Frame 1 (no input): blank canvas, image omitted
Frame 60 (no input): blank canvas, image omitted
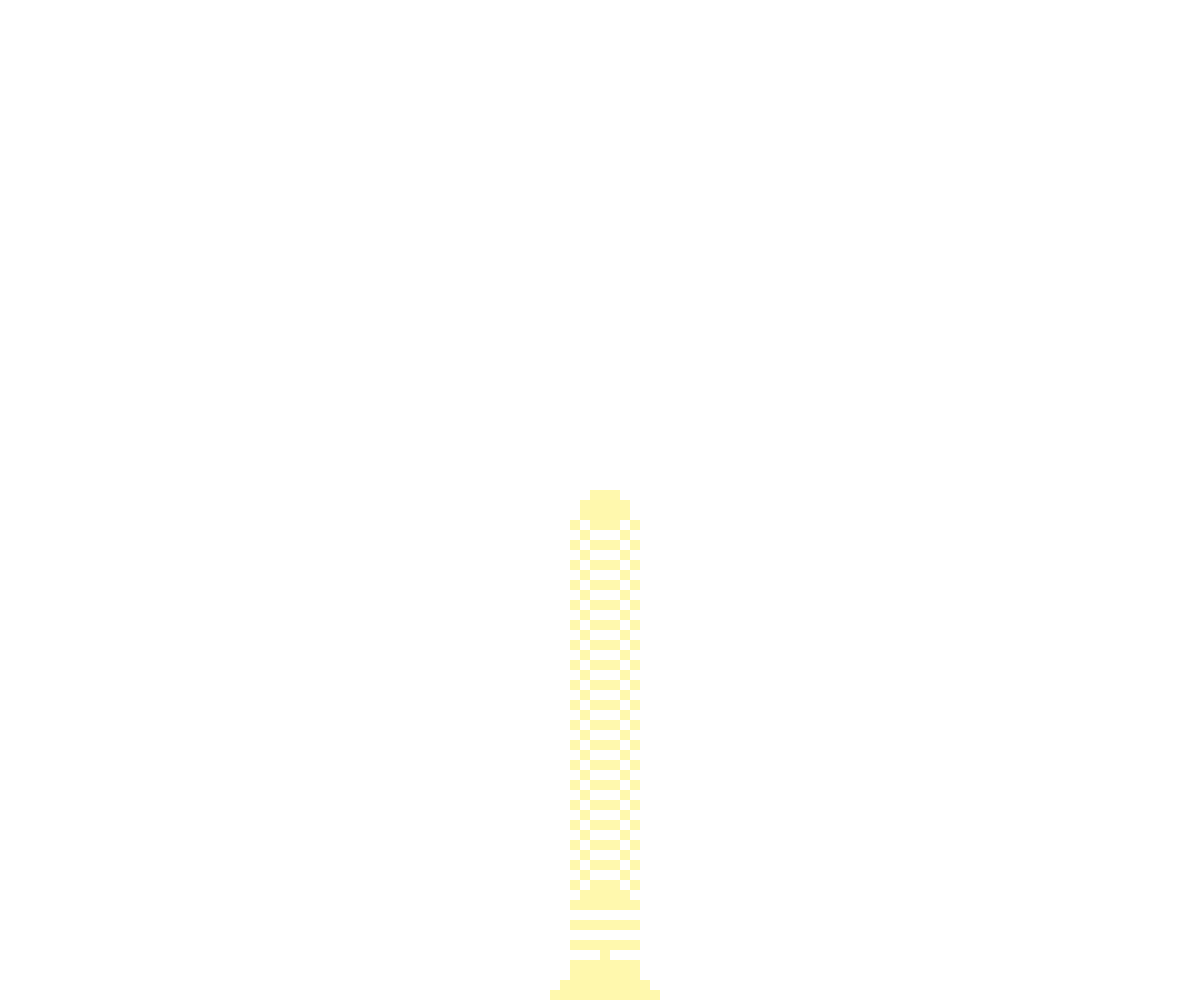
Frame 120 (the mouse pressed at the canvas centre since frame 60)

The p5.js sketch whose frames 1 and 60 were blank and that drew this single picture after the mouse press (run headless with seeded random() and noise() and a simulated clock; from frame 60 on, the mouse is pressed at the canvas centre):

// p5.js sketch
// ── sketch.js
p5.disableFriendlyErrors = true; // disables FES

var particleSize = 10;
var rows, columns;
var grid = [];

const blocks = 
{
	SAND: 1,
	STONE: 2,
	DIRT: 3,
	WATER: 4,
	LAVA: 5
};
var currentBlock;

function Iterate(grid, rows, columns)
{
	let tmp = grid.slice();
	for(let i = 0; i < rows; i++)
	for(let j = 0; j < columns; j++)
	{
		let currentIndex = j + i * columns;

		switch(grid[currentIndex])
		{
		// Sand and Dirt
		case 1:
		case 3:
			if(i + 1 < rows)
			{
				if(grid[currentIndex + columns] == 0)
				{
					tmp[currentIndex + columns] = tmp[currentIndex];
					tmp[currentIndex] = 0;
				} 
				else if(j > 0 && grid[currentIndex + columns - 1] == 0)
				{
					tmp[currentIndex + columns - 1] = tmp[currentIndex];
					tmp[currentIndex] = 0;
				} 
				else if(j + 1 < columns && grid[currentIndex + columns + 1] == 0)
				{
					tmp[currentIndex + columns + 1] = tmp[currentIndex];
					tmp[currentIndex] = 0;
				}
				else if(grid[currentIndex + columns] == 4 || grid[currentIndex + columns] == 5)
				{
					let tmpVal = tmp[currentIndex + columns];
					tmp[currentIndex + columns] = tmp[currentIndex];
					tmp[currentIndex] = tmpVal;
				} 
				else if(j > 0 && grid[currentIndex + columns - 1] == 4 || grid[currentIndex + columns - 1] == 5)
				{
					let tmpVal = tmp[currentIndex + columns - 1];
					tmp[currentIndex + columns - 1] = tmp[currentIndex];
					tmp[currentIndex] = tmpVal;
				} 
				else if(j + 1 < columns && grid[currentIndex + columns + 1] == 4 || grid[currentIndex + columns + 1] == 5)
				{
					let tmpVal = tmp[currentIndex + columns + 1];
					tmp[currentIndex + columns + 1] = tmp[currentIndex];
					tmp[currentIndex] = tmpVal;
				}
			}
			break;
		// Water and Lava
		case 4:
		case 5:
			if(i + 1 < rows)
			{
				if(grid[currentIndex + columns] == 0)
				{
					tmp[currentIndex + columns] = tmp[currentIndex];
					tmp[currentIndex] = 0;
				} 
				else if(j > 0 && grid[currentIndex + columns - 1] == 0)
				{
					tmp[currentIndex + columns - 1] = tmp[currentIndex];
					tmp[currentIndex] = 0;
				} 
				else if(j + 1 < columns && grid[currentIndex + columns + 1] == 0)
				{
					tmp[currentIndex + columns + 1] = tmp[currentIndex];
					tmp[currentIndex] = 0;
				} 
				else if(j > 0 && 
						 (grid[currentIndex + columns] == 5 && grid[currentIndex] == 4) ||
						 (grid[currentIndex + columns] == 4 && grid[currentIndex] == 5))
				{
					tmp[currentIndex + columns] = 2;
					tmp[currentIndex] = 0;
				} 
				else if(j > 0 && 
						 (grid[currentIndex + columns - 1] == 5 && grid[currentIndex] == 4) ||
						 (grid[currentIndex + columns - 1] == 4 && grid[currentIndex] == 5))
				{
					tmp[currentIndex + columns - 1] = 2;
					tmp[currentIndex] = 0;
				} 
				else if(j > 0 && 
						(grid[currentIndex + columns + 1] == 5 && grid[currentIndex] == 4)  ||
						(grid[currentIndex + columns + 1] == 4 && grid[currentIndex] == 5))
				{
					tmp[currentIndex + columns + 1] = 2;
					tmp[currentIndex] = 0;
				}
			}
			// Pick random direction to flow in
			let dirs = [-2, -1, 1, 2];
			let dir = dirs[Math.floor(Math.random() * dirs.length)];
			if(j + dir >= 0 && j + dir < columns && grid[currentIndex + dir] == 0 && tmp[currentIndex + dir] == 0)
			{
				tmp[currentIndex + dir] = tmp[currentIndex];
				tmp[currentIndex] = 0;
			}
			break;
		default:
			continue;
		};
	}

	return tmp;
}

function setup() 
{
	createCanvas(windowWidth, windowHeight);
	cursor(CROSS);

	rows = Math.ceil(windowHeight / particleSize);
	columns = Math.ceil(windowWidth / particleSize);

	for(let i = 0; i < rows*columns; i++)
		grid.push(0);

	currentBlock = blocks.SAND;
}

function draw()
{
	background(255);

	grid = Iterate(grid, rows, columns).slice();

	if(mouseIsPressed)
	{
		let currentPixelX = Math.floor(mouseX / (windowWidth / columns));
		let currentPixelY = Math.floor(mouseY / (windowHeight / rows));
		let currentIndex = currentPixelX + currentPixelY * columns;

		grid[currentIndex] = (!grid[currentIndex] ? currentBlock.valueOf() : grid[currentIndex]);
		if(currentPixelX - 1 >= 0)
		{
			grid[currentIndex - 1] = (!grid[currentIndex - 1] ? currentBlock.valueOf() : grid[currentIndex - 1]);
			grid[currentIndex - 1 + columns] = (!grid[currentIndex - 1 + columns] ? currentBlock.valueOf() : grid[currentIndex - 1 + columns]);
			grid[currentIndex - 1 - columns] = (!grid[currentIndex - 1 - columns] ? currentBlock.valueOf() : grid[currentIndex - 1 - columns]);
		}
		grid[currentIndex + columns] = (!grid[currentIndex + columns] ? currentBlock.valueOf() : grid[currentIndex + columns]);
		grid[currentIndex - columns] = (!grid[currentIndex - columns] ? currentBlock.valueOf() : grid[currentIndex - columns]);
		if(currentPixelX + 1 < columns)
		{
			grid[currentIndex + 1] = (!grid[currentIndex + 1] ? currentBlock.valueOf() : grid[currentIndex + 1]);
			grid[currentIndex + 1 + columns] = (!grid[currentIndex + 1 + columns] ? currentBlock.valueOf() : grid[currentIndex + 1 + columns]);
			grid[currentIndex + 1 - columns] = (!grid[currentIndex + 1 - columns] ? currentBlock.valueOf() : grid[currentIndex + 1 - columns]);
		}
	}

	if(keyIsPressed)
	{
		switch(key)
		{
		case '1':
			currentBlock = blocks.SAND;
			break;
		case '2':
			currentBlock = blocks.STONE;
			break;
		case '3':
			currentBlock = blocks.DIRT;
			break;
		case '4':
			currentBlock = blocks.WATER;
			break;
		case '5':
			currentBlock = blocks.LAVA;
			break;
		default:
		}
	}
	
	noStroke();
	
	let lastBlock = 0;
	for(let i = 0; i < rows; i++)
	for(let j = 0; j < columns; j++)
	{
		// Only update the color if block bolor is different than the last color
		if(lastBlock != grid[j + i * columns])
		switch(grid[j + i * columns])
		{
		case 1:
			fill(255, 248, 173);
			break;
		case 2:
			fill(145, 145, 144);
			break;
		case 3:
			fill(89, 65, 34);
			break;
		case 4:
			fill(106, 181, 222);
			break;
		case 5:
			fill(240, 128, 0);
			break;
		default:
			continue;
		}

		if(grid[j + i * columns])
			rect(j * particleSize, i * particleSize, particleSize, particleSize);

		lastBlock = grid[j + i * columns];
	}
}
// ── functions.js
var mouseClick = false;
var clientX, clientY;

var gridCopy = [];
var changed = [];

function draw()
{
	gridCopy = grid.slice();
	grid = Iterate(grid, rows, columns).slice();

    // Mouse input
    if(mouseClick)
    {
        let currentPixelX = Math.floor(clientX / (windowWidth / columns));
        let currentPixelY = Math.floor(clientY / (windowHeight / rows));
        let currentIndex = currentPixelX + currentPixelY * columns;

        grid[currentIndex] = (!grid[currentIndex] ? currentBlock : grid[currentIndex]);
        if(currentPixelX - 1 >= 0)
        {
            grid[currentIndex - 1] = (!grid[currentIndex - 1] ? currentBlock : grid[currentIndex - 1]);
            grid[currentIndex - 1 + columns] = (!grid[currentIndex - 1 + columns] ? currentBlock : grid[currentIndex - 1 + columns]);
            grid[currentIndex - 1 - columns] = (!grid[currentIndex - 1 - columns] ? currentBlock : grid[currentIndex - 1 - columns]);
        }
        grid[currentIndex + columns] = (!grid[currentIndex + columns] ? currentBlock : grid[currentIndex + columns]);
        grid[currentIndex - columns] = (!grid[currentIndex - columns] ? currentBlock : grid[currentIndex - columns]);
        if(currentPixelX + 1 < columns)
        {
            grid[currentIndex + 1] = (!grid[currentIndex + 1] ? currentBlock : grid[currentIndex + 1]);
            grid[currentIndex + 1 + columns] = (!grid[currentIndex + 1 + columns] ? currentBlock : grid[currentIndex + 1 + columns]);
            grid[currentIndex + 1 - columns] = (!grid[currentIndex + 1 - columns] ? currentBlock : grid[currentIndex + 1 - columns]);
        }
	}
	
	for(let i = 0; i < grid.length; i++)
		changed[i] = grid[i] !== gridCopy[i];

    // Keyboard input
    document.onkeypress = function(evt) 
    {
        evt = evt || window.event;
        let charCode = evt.keyCode || evt.which;
        let charStr = String.fromCharCode(charCode);

        switch(charStr)
	    {
	    case '1':
	    	currentBlock = 1;
	    	break;
	    case '2':
	    	currentBlock = 2;
	    	break;
	    case '3':
	    	currentBlock = 3;
	    	break;
	    case '4':
	    	currentBlock = 4;
	    	break;
	    case '5':
	    	currentBlock = 5;
	    	break;
	    default:
        }
    };
	
	for(let i = 0; i < rows; i++)
	for(let j = 0; j < columns; j++)
	{
		// Only update the color if block bolor is different than the last color
		switch(grid[j + i * columns])
		{
		case 0:
			ctx.fillStyle = '#FFFFFF';
			break;
		case 1:
			ctx.fillStyle = '#FFF8AD';
			break;
		case 2:
			ctx.fillStyle = '#919190';
			break;
		case 3:
			ctx.fillStyle = '#594122';
			break;
		case 4:
			ctx.fillStyle = '#6AB5DE';
			break;
		case 5:
			ctx.fillStyle = '#F08000';
			break;
		default:
			continue;
		}

		if(changed[j + i * columns])
			ctx.fillRect(j * particleSize, i * particleSize, particleSize, particleSize);
    }
    
    window.requestAnimationFrame(draw);
}

function Iterate(grid, rows, columns)
{
	let tmp = grid.slice();
	let tmpVal;

	// Directions for flowing liquids
	let dirs = [-3, -2, -1, 1, 2, 3];
	for(let i = 0; i < rows; i++)
	for(let j = 0; j < columns; j++)
	{
		let currentIndex = j + i * columns;

		switch(grid[currentIndex])
		{
		// Sand and Dirt
		case 1:
		case 3:
			if(i + 1 < rows)
			{
				if(grid[currentIndex + columns] == 0)
				{
					tmp[currentIndex + columns] = tmp[currentIndex];
					tmp[currentIndex] = 0;
				} 
				else if(j > 0 && grid[currentIndex + columns - 1] == 0)
				{
					tmp[currentIndex + columns - 1] = tmp[currentIndex];
					tmp[currentIndex] = 0;
				} 
				else if(j + 1 < columns && grid[currentIndex + columns + 1] == 0)
				{
					tmp[currentIndex + columns + 1] = tmp[currentIndex];
					tmp[currentIndex] = 0;
				}
				else if(grid[currentIndex + columns] == 4 || grid[currentIndex + columns] == 5)
				{
					tmpVal = tmp[currentIndex + columns];
					tmp[currentIndex + columns] = tmp[currentIndex];
					tmp[currentIndex] = tmpVal;
				} 
				else if(j > 0 && grid[currentIndex + columns - 1] == 4 || grid[currentIndex + columns - 1] == 5)
				{
					tmpVal = tmp[currentIndex + columns - 1];
					tmp[currentIndex + columns - 1] = tmp[currentIndex];
					tmp[currentIndex] = tmpVal;
				} 
				else if(j + 1 < columns && grid[currentIndex + columns + 1] == 4 || grid[currentIndex + columns + 1] == 5)
				{
					tmpVal = tmp[currentIndex + columns + 1];
					tmp[currentIndex + columns + 1] = tmp[currentIndex];
					tmp[currentIndex] = tmpVal;
				}
			}
			break;
		// Water and Lava
		case 4:
		case 5:
			if(i + 1 < rows)
			{
				if(grid[currentIndex + columns] == 0)
				{
					tmp[currentIndex + columns] = tmp[currentIndex];
					tmp[currentIndex] = 0;
				} 
				else if(j > 0 && grid[currentIndex + columns - 1] == 0)
				{
					tmp[currentIndex + columns - 1] = tmp[currentIndex];
					tmp[currentIndex] = 0;
				} 
				else if(j + 1 < columns && grid[currentIndex + columns + 1] == 0)
				{
					tmp[currentIndex + columns + 1] = tmp[currentIndex];
					tmp[currentIndex] = 0;
				} 
			}

			for(let k = -1; k <= 1; k++)
			for(let l = 0; l <= 1; l++)
			if(!(k == 0 && l == 0))
			{
				if(j + k >= 0 && j + k < columns && i + l <= rows &&
				  ((grid[currentIndex] == 4 && grid[currentIndex + k + columns * l] == 5) ||
				   (grid[currentIndex] == 5 && grid[currentIndex + k + columns * l] == 4)))
				{
					tmp[currentIndex + k + columns * l] = 2;
					tmp[currentIndex] = 0;
				}
			}

            // If either the left or right block is occupied, don't flow
            if(grid[currentIndex + 1] && grid[currentIndex - 1])
                break;

			// Pick random direction to flow in
            let dir = dirs[Math.floor(Math.random() * dirs.length)];
			if(j + dir >= 0 && j + dir < columns && grid[currentIndex + dir] == 0 && tmp[currentIndex + dir] == 0)
			{
				tmp[currentIndex + dir] = tmp[currentIndex];
				tmp[currentIndex] = 0;
			}
			break;
		default:
			continue;
		};
	}

	return tmp;
}
